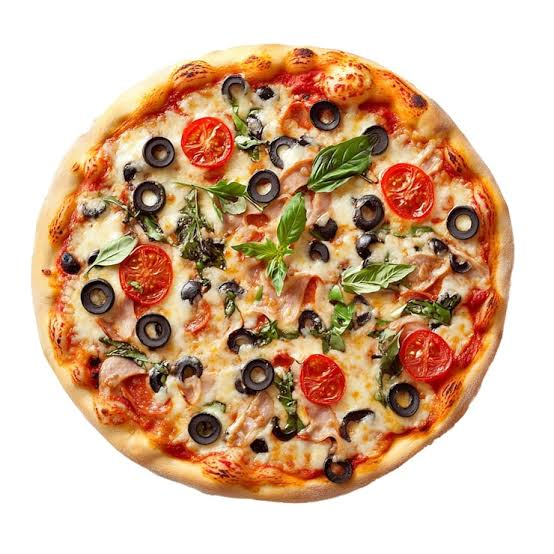
#> input picture Assessment/COMPUTER VISION (CV) FUNDAMENTALS + PROJECTS/section B/images/food.jpg, 554 x 554 px, found by its file name
$ python AI_Corrected_Code.py
#> lines starting #> are read from the running program, lines starting #| are printed output that depends on the picture; after the words box and inside, x2 and y2 are one past the last pixel; in counts of white or black regions, pixels touching at a corner belong together
import cv2

# Load image
image = cv2.imread("food.jpg")
#> image is the input picture: shape (554, 554, 3); mean B, G, R 156.1, 182.3, 213.9

# Fix: Check if image exists
if image is None:
    print("Error: Image not found.")
    exit()

# Resize
image = cv2.resize(image, (300,300))
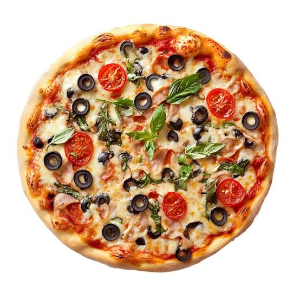
#> image: shape (300, 300, 3); mean B, G, R 156.1, 182.2, 213.8

# Convert to grayscale
gray = cv2.cvtColor(image, cv2.COLOR_BGR2GRAY)
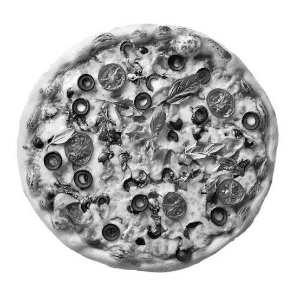
#> gray: shape (300, 300); min 2, max 255, mean 188.7

# Gaussian Blur
blur = cv2.GaussianBlur(gray, (5,5), 0)
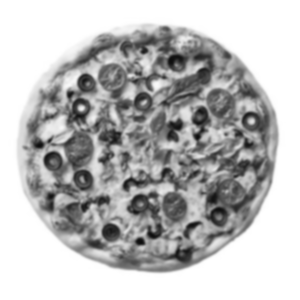
#> blur: shape (300, 300); min 12, max 255, mean 188.7

# Canny Edge Detection
edges = cv2.Canny(blur, 100, 200)
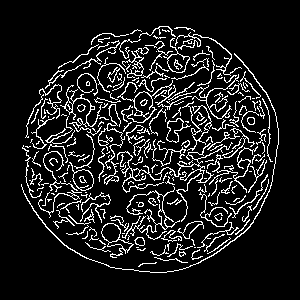
#> edges: shape (300, 300); 11.6% white in thin lines or dots, all inside (x1, y1, x2, y2) = (21, 26, 279, 273)

# Count edge pixels
edge_count = cv2.countNonZero(edges)
#> edge_count = 10402

print("Total Edge Pixels:", edge_count)
#| Total Edge Pixels: 10402

# Convert edge image to BGR
edges_bgr = cv2.cvtColor(edges, cv2.COLOR_GRAY2BGR)

# Display images
combined = cv2.hconcat([image, edges_bgr])
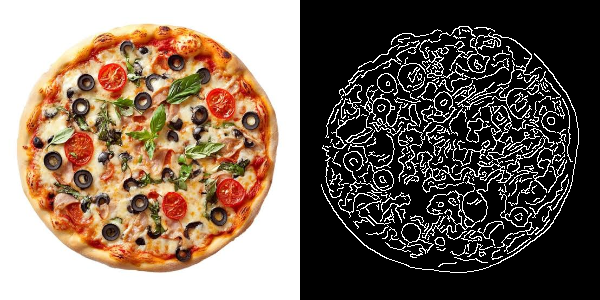
#> combined: shape (300, 600, 3); mean B, G, R 92.8, 105.8, 121.6

cv2.imshow("Food Image Processing", combined)

# Save result
cv2.imwrite("ai_edge_output.jpg", edges)

print(f"Saved as ai_edge_output.jpg (Edge Pixels: {edge_count})")
#| Saved as ai_edge_output.jpg (Edge Pixels: 10402)

cv2.waitKey(0)

cv2.destroyAllWindows()
